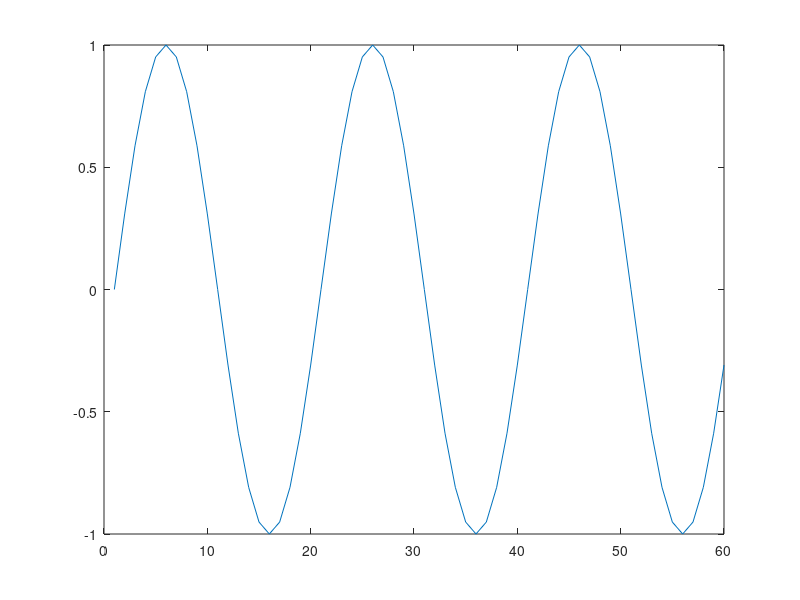

This chart was generated by the following MATLAB code: (Note: this script raises an error after producing the figure.)
pause on;

x=sin(2*pi*[0:1000]/20);
plot(x(1:60))
[H,w]=dtft(x,2000);
plot(w/pi,20*log10(abs(H)))
hold
pause(0.1);

% upsample by a factor of 3, which
% means we insert two zeros in between each
% sample of our sinewave
size(x)
Z=[x;zeros(2,1001)];
z=Z(:);
% stem(z(1:50))

h=firpm(50,[0 0.2 0.3 1],[3 3 0 0]);
y=conv(z,h);
% plot(x(101:200))
% hold
% plot(y(101:200),'r')
% hold

% Plot the frequency response of the upsampled and
% interpolated signal together with the frequency response of the
% original signal
[Hy,w]=dtft(y(50:end),4000);
plot(w/pi,20*log10(abs(Hy)),'r')
hold
% axis([0 1 -40 60])
pause(0.1);

% Now we go back to the time-domain and down-sample by a factor
% of 5, and plot the resulting signal in the time and frequency
% domains
t=y(1:5:end);
% plot(t(101:200),'g')
[Ht,w]=dtft(t(10:end),2000);
plot(w/pi,20*log10(abs(Ht)),'g')
hold
axis([0 1 -40 60])